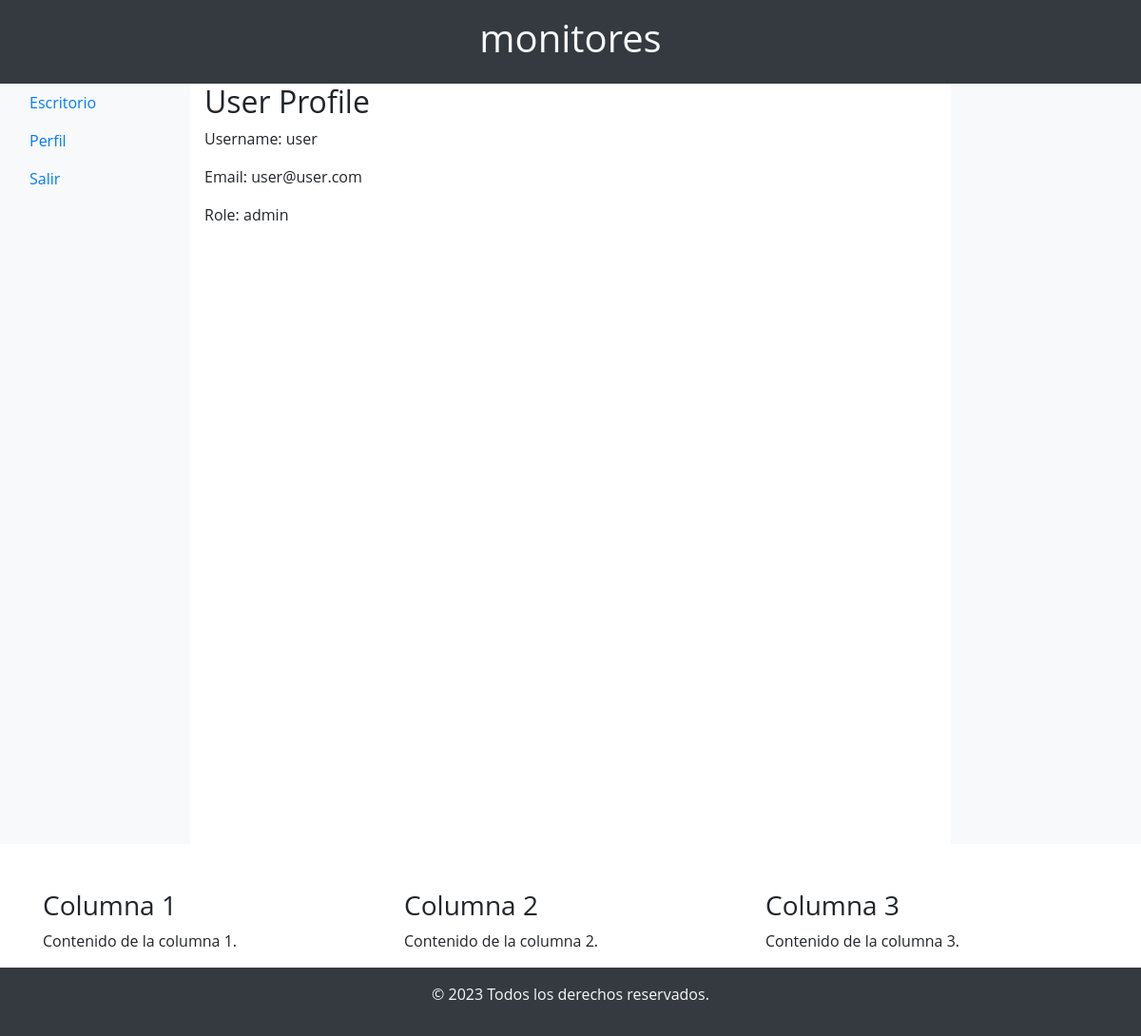
The page /profile/1 (signed in) on the database as committed earlier.
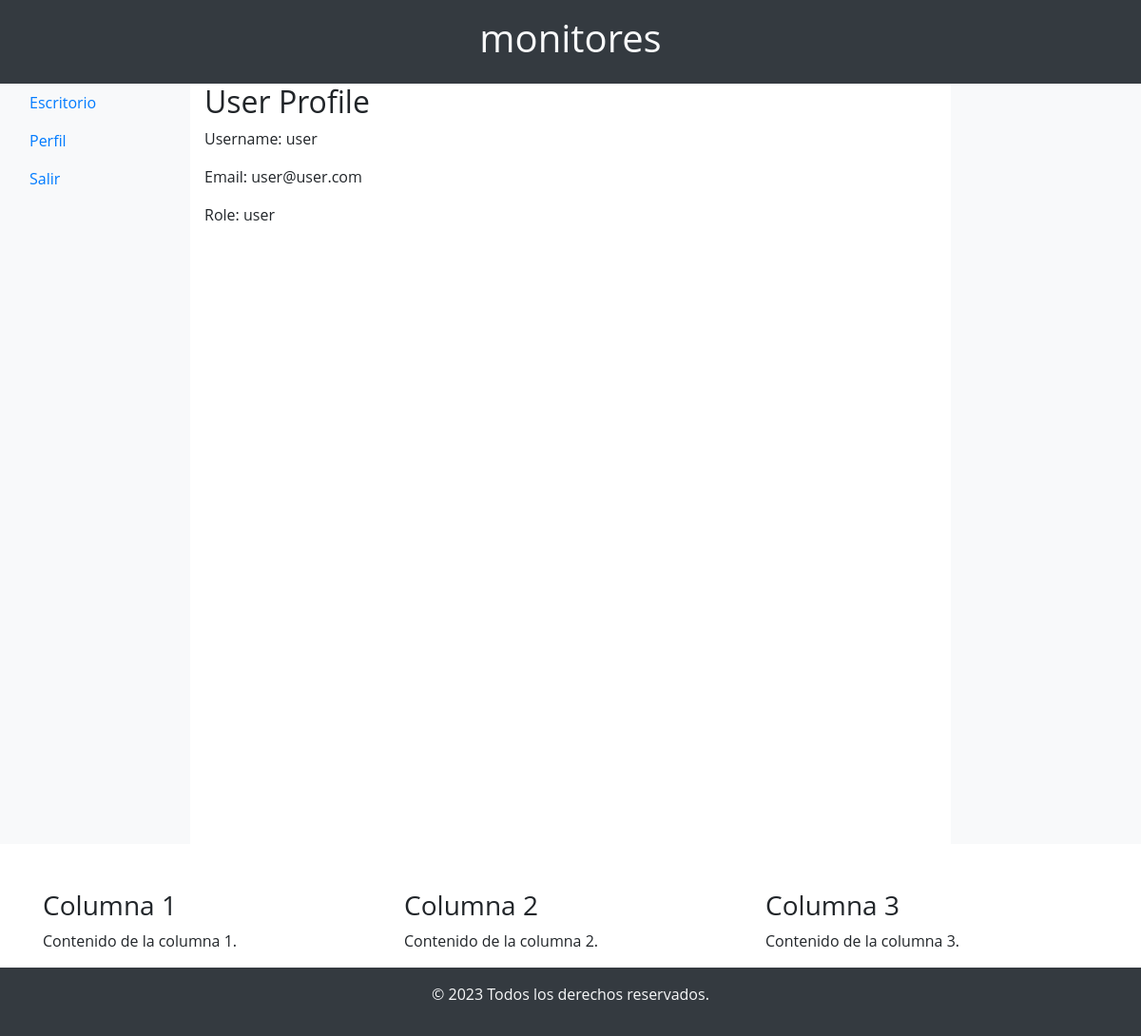
The same page on the database as committed later.
### app/models/user_model.py (models this page shows, shortened)
class User(db.Model, UserMixin):
    id = db.Column(db.Integer, primary_key=True)
    username = db.Column(db.String(50), unique=True, nullable=False)
    email = db.Column(db.String(120), unique=True, nullable=False)
    password = db.Column(db.String(60), nullable=False)
    role = db.Column(db.String(20), default='user')  # Default role is 'user'
    def get_id(self):
        return str(self.id)

### app/controllers/user_controller.py (the view)
@app.route('/profile/<int:user_id>')
@login_required
def user_profile(user_id):
    user = User.query.get_or_404(user_id)
    if current_user.is_authenticated and (current_user == user or current_user.role == 'admin'):
        return render_template('user/profile.html', user=user)
    else:
        flash('Permission denied. You can only view your own profile.', 'danger')
        return redirect(url_for('index'))

### app/__init__.py (called while the page is built)
@login_manager.user_loader
def load_user(user_id):
    return User.query.get(int(user_id))

### app/templates/user/profile.html
{% extends 'base.html' %}
{% block content %}
    <h2>User Profile</h2>
    <p>Username: {{ current_user.username }}</p>
    <p>Email: {{ current_user.email }}</p>
    <p>Role: {{ current_user.role }}</p>
{% endblock %}

Rows that differ between the two databases and show on the page:
changed User "user": role "admin" → "user"
